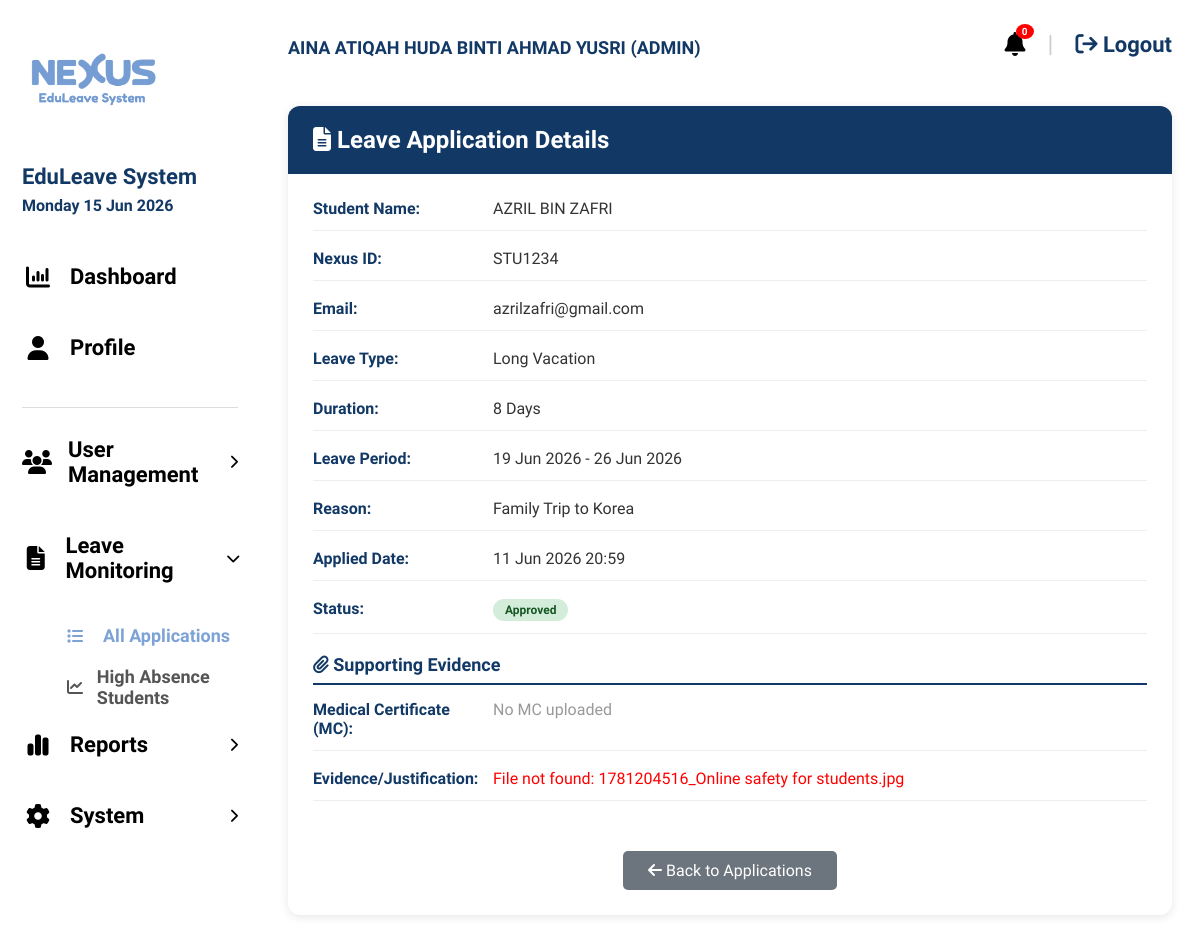
Page /view_application.php?id=83 (signed in) on the committed database.
### tables this page shows
CREATE TABLE `leave_applications` (
  `id` int(11) NOT NULL,
  `student_id` int(11) NOT NULL,
  `leave_type` varchar(50) NOT NULL,
  `start_date` date NOT NULL,
  `end_date` date NOT NULL,
  `duration` varchar(50) NOT NULL,
  `reason` text NOT NULL,
  `student_section` varchar(10) DEFAULT NULL,
  `mc_file` varchar(255) DEFAULT NULL,
  `status` varchar(20) DEFAULT 'Pending',
  `form_token` varchar(100) DEFAULT NULL,
  `form_generated_at` datetime DEFAULT NULL,
  `rejection_reason` text DEFAULT NULL,
  `created_at` timestamp NOT NULL DEFAULT current_timestamp(),
  `evidence_file` varchar(255) DEFAULT NULL,
  `selected_lecturers` text DEFAULT NULL,
  `student_statement` text DEFAULT NULL,
  `student_signature` varchar(255) DEFAULT NULL,
  `course` varchar(255) DEFAULT NULL,
  `phone_number` varchar(50) DEFAULT NULL,
  `subject_name` varchar(255) DEFAULT NULL
);

CREATE TABLE `users` (
  `id` int(11) NOT NULL,
  `full_name` varchar(255) NOT NULL,
  `nexus_id` varchar(50) NOT NULL,
  `email` varchar(100) NOT NULL,
  `username` varchar(100) NOT NULL,
  `password` varchar(255) NOT NULL,
  `role` varchar(20) NOT NULL,
  `status` enum('active','inactive') DEFAULT 'active',
  `lecturer_id` int(11) DEFAULT NULL,
  `created_at` timestamp NOT NULL DEFAULT current_timestamp()
);

CREATE TABLE `evidence` (
  `id` int(11) NOT NULL,
  `student_id` int(11) NOT NULL,
  `leave_id` int(11) DEFAULT NULL,
  `file_path` varchar(500) NOT NULL,
  `description` text DEFAULT NULL,
  `uploaded_at` datetime NOT NULL
);

### view_application.php (the view, shortened to what this page needs)
<?php
include 'db_config.php';
$user = $_SESSION['user'];
$application_id = $_GET['id'];
$appQuery = mysqli_query($conn, "
    SELECT la.*, u.full_name as student_name, u.nexus_id, u.email as student_email
    FROM leave_applications la
    JOIN users u ON la.student_id = u.id
    WHERE la.id = '$application_id'
");
$application = mysqli_fetch_assoc($appQuery);
$evidenceQuery = mysqli_query($conn, "SELECT file_path FROM evidence WHERE student_id = '{$application['student_id']}' ORDER BY uploaded_at DESC LIMIT 1");
$evidence = mysqli_fetch_assoc($evidenceQuery);
$status_class = '';
$status_text = '';
if($application['status'] == 'Pending' || $application['status'] == 'Pending_Approvals') {
    $status_class = 'status-pending';
    $status_text = 'Pending';
} elseif($application['status'] == 'Partial_Signatures') {
    $status_class = 'status-pending';
    $status_text = 'Partial Approvals';
} elseif($application['status'] == 'Approved_Form_Ready') {
    $status_class = 'status-approved';
    $status_text = 'Form Ready';
} elseif($application['status'] == 'Approved') {
    $status_class = 'status-approved';
    $status_text = 'Approved';
} elseif($application['status'] == 'Rejected') {
    $status_class = 'status-rejected';
    $status_text = 'Rejected';
} else {
    $status_class = 'status-pending';
    $status_text = $application['status'];
}
?>
<!DOCTYPE html>
<html lang="en">
<head>
    <link rel="stylesheet" href="style.css">
    <link rel="stylesheet" href="https://cdnjs.cloudflare.com/ajax/libs/font-awesome/6.5.1/css/all.min.css">
</head>
<body class="dashboard-page">
<div class="sidebar">
    <img src="images/logo.png" class="sidebar-logo">
    <div class="sidebar-title">EduLeave System</div>
    <div class="sidebar-date"><?php echo date("l d M Y"); ?></div>
    <nav class="nav-menu">
        <a href="dashboard_admin.php" class="nav-link">
            <i class="fa-solid fa-chart-column nav-fa"></i> Dashboard
        </a>
        <a href="profile_admin.php" class="nav-link">
            <i class="fa-solid fa-user nav-fa"></i> Profile
        </a>
        <div class="sidebar-divider"></div>
        <div class="nav-item has-submenu" onclick="toggleSubmenu(this)">
            <div class="nav-link">
                <i class="fa-solid fa-users nav-fa"></i> User Management
                <i class="fa-solid fa-chevron-right chevron"></i>
            </div>
        </div>
        <div class="nav-item has-submenu submenu-open" onclick="toggleSubmenu(this)">
            <div class="nav-link">
                <i class="fa-solid fa-file-alt nav-fa"></i> Leave Monitoring
                <i class="fa-solid fa-chevron-right chevron"></i>
            </div>
            <div class="submenu">
                <a href="all_applications.php" class="active-sub"><i class="fa-solid fa-list"></i> All Applications</a>
                <a href="high_absence_students.php"><i class="fa-solid fa-chart-line"></i> High Absence Students</a>
            </div>
        </div>
        <div class="nav-item has-submenu" onclick="toggleSubmenu(this)">
            <div class="nav-link">
                <i class="fa-solid fa-chart-simple nav-fa"></i> Reports
                <i class="fa-solid fa-chevron-right chevron"></i>
            </div>
        </div>
        <div class="nav-item has-submenu" onclick="toggleSubmenu(this)">
            <div class="nav-link">
                <i class="fa-solid fa-gear nav-fa"></i> System
                <i class="fa-solid fa-chevron-right chevron"></i>
            </div>
        </div>
    </nav>
</div>
<div class="dashboard-main">
    <div class="topbar">
        <div class="topbar-name"><?php echo strtoupper($user['full_name']); ?> (<?php echo strtoupper($user['role']); ?>)</div>
        <div class="topbar-right">
            <div class="notification-wrapper">
                <i class="fa-solid fa-bell notification-bell" onclick="toggleNotifications()"></i>
                <span class="notification-badge" id="notificationBadge">0</span>
            </div>
            <span style="color:#ccc; font-size:24px;">|</span>
            <a href="logout.php" class="logout-link"><i class="fa-solid fa-arrow-right-from-bracket"></i> Logout</a>
        </div>
    </div>
    <div class="dashboard-content">
        <div class="details-container">
            <div class="details-header">
                <h1><i class="fa-solid fa-file-alt"></i> Leave Application Details</h1>
            </div>
            <div class="details-body">
                <div class="detail-row">
                    <div class="detail-label">Student Name:</div>
                    <div class="detail-value"><?php echo strtoupper($application['student_name']); ?></div>
                </div>
                <div class="detail-row">
                    <div class="detail-label">Nexus ID:</div>
                    <div class="detail-value"><?php echo $application['nexus_id']; ?></div>
                </div>
                <div class="detail-row">
                    <div class="detail-label">Email:</div>
                    <div class="detail-value"><?php echo $application['student_email']; ?></div>
                </div>
                <div class="detail-row">
                    <div class="detail-label">Leave Type:</div>
                    <div class="detail-value"><?php echo $application['leave_type']; ?></div>
                </div>
                <div class="detail-row">
                    <div class="detail-label">Duration:</div>
                    <div class="detail-value"><?php echo $application['duration']; ?></div>
                </div>
                <div class="detail-row">
                    <div class="detail-label">Leave Period:</div>
                    <div class="detail-value"><?php echo date("d M Y", strtotime($application['start_date'])); ?> - <?php echo date("d M Y", strtotime($application['end_date'])); ?></div>
                </div>
                <div class="detail-row">
                    <div class="detail-label">Reason:</div>
                    <div class="detail-value"><?php echo nl2br($application['reason']); ?></div>
                </div>
                <div class="detail-row">
                    <div class="detail-label">Applied Date:</div>
                    <div class="detail-value"><?php echo date("d M Y H:i", strtotime($application['created_at'])); ?></div>
                </div>
                <div class="detail-row">
                    <div class="detail-label">Status:</div>
                    <div class="detail-value">
                        <span class="status-badge <?php echo $status_class; ?>"><?php echo $status_text; ?></span>
                    </div>
                </div>
                <div class="section-title"><i class="fa-solid fa-paperclip"></i> Supporting Evidence</div>
                <div class="detail-row">
                    <div class="detail-label">Medical Certificate (MC):</div>
                    <div class="detail-value">
                        <?php if(!empty($application['mc_file'])): ?>
                            <?php if(file_exists($application['mc_file'])): ?>
                                <a href="<?php echo $application['mc_file']; ?>" target="_blank" class="evidence-link"><i class="fa-regular fa-file-pdf"></i> View MC</a>
                            <?php else: ?>
                                <span style="color:red;">File not found: <?php echo basename($application['mc_file']); ?></span>
                            <?php endif; ?>
                        <?php else: ?>
                            <span style="color:#999;">No MC uploaded</span>
                        <?php endif; ?>
                    </div>
                </div>
                <div class="detail-row">
                    <div class="detail-label">Evidence/Justification:</div>
                    <div class="detail-value">
                        <?php if(!empty($evidence['file_path'])): ?>
                            <?php if(file_exists($evidence['file_path'])): ?>
                                <a href="<?php echo $evidence['file_path']; ?>" target="_blank" class="evidence-link"><i class="fa-regular fa-file-image"></i> View Evidence</a>
                            <?php else: ?>
                                <span style="color:red;">File not found: <?php echo basename($evidence['file_path']); ?></span>
                            <?php endif; ?>
                        <?php else: ?>
                            <span style="color:#999;">No evidence uploaded</span>
                        <?php endif; ?>
                    </div>
                </div>
                <div style="text-align: center; margin-top: 30px;">
                    <?php if($user['role'] == 'admin'): ?>
                        <a href="all_applications.php" class="back-btn"><i class="fa-solid fa-arrow-left"></i> Back to Applications</a>
                    <?php else: ?>
                        <a href="pending_applications.php" class="back-btn"><i class="fa-solid fa-arrow-left"></i> Back</a>
                    <?php endif; ?>
                </div>
            </div>
        </div>
    </div>
</div>
</body>
</html>

### style.css (style rules this page uses)
* { box-sizing: border-box; }
body { margin: 0; min-height: 100vh; font-family: 'Baloo 2', cursive; background: url("images/background.jpg") center/cover no-repeat fixed; }
.dashboard-page { margin: 0; display: flex; height: 100vh; }
.sidebar { width: 260px; background: white; padding: 18px 22px; display: flex; flex-direction: column; height: 100vh; overflow-y: auto; flex-shrink: 0; }
.sidebar-logo { width: 140px; margin-bottom: 8px; }
.sidebar-title { font-size: 24px; font-weight: 800; color: #123966; line-height: 1; }
.sidebar-date { font-size: 18px; font-weight: 700; color: #123966; margin-top: 8px; margin-bottom: 35px; }
.nav-link { display: flex; align-items: center; gap: 18px; text-decoration: none; color: black; font-size: 20px; font-weight: 800; margin-bottom: 18px; }
.nav-fa { width: 30px; text-align: center; font-size: 28px; }
.dashboard-main { flex: 1; display: flex; flex-direction: column; }
.topbar { height: 88px; background: white; display: flex; align-items: center; justify-content: space-between; padding: 0 28px; flex-shrink: 0; }
.topbar-name { color: #123966; font-size: 18px; font-weight: 800; }
.topbar-right { display: flex; align-items: center; gap: 22px; }
.logout-link { color: #123966; text-decoration: none; font-size: 18px; font-weight: 700; }
.dashboard-content { padding: 22px 28px; overflow: hidden; }
.topbar-name { color: #123966; font-size: 18px; font-weight: 800; line-height: 1.2; padding-top: 8px; }
.dashboard-content { padding: 18px 28px; overflow-y: auto; }
.nav-menu { display:flex; flex-direction:column; }
.nav-link { display:flex; align-items:center; gap:16px; padding:14px 0; text-decoration:none; color:black; font-size:22px; font-weight:700; }
.nav-fa { width:28px; text-align:center; }
.notification-wrapper { position:relative; }
.notification-bell { cursor:pointer; font-size:24px; }
.status-badge { padding: 4px 10px; border-radius: 20px; font-size: 12px; font-weight: 600; display: inline-block; }
.active-sub { color: #7da2d6 !important; font-weight: bold; }
.nav-menu { display: flex; flex-direction: column; }
.nav-link { display: flex; align-items: center; gap: 16px; padding: 14px 0; text-decoration: none; color: black; font-size: 22px; font-weight: 700; }
.nav-fa { width: 32px; text-align: center; font-size: 24px; }
.submenu { margin-left: 45px; display: none; flex-direction: column; }
.submenu a { padding: 10px 0; font-size: 18px; font-weight: 600; color: #555; text-decoration: none; display: flex; align-items: center; gap: 12px; }
.submenu i { width: 24px; font-size: 16px; }
.nav-item.submenu-open .submenu { display: flex; }
.chevron { margin-left: auto; font-size: 14px; transition: transform 0.3s; }
.nav-item.submenu-open .chevron { transform: rotate(90deg); }
.sidebar-divider { height: 1px; background: #ddd; margin: 15px 0; }

### rows in the picture
leave_applications: student.full_name "AZRIL BIN ZAFRI", student.nexus_id "STU1234", student.email "azrilzafri@gmail.com", leave_type "Long Vacation", duration "8 Days", start_date "19 Jun 2026", end_date "26 Jun 2026", reason "Family Trip to Korea", created_at "11 Jun 2026 20:59", status "Approved"
evidence: file_path "1781204516_Online safety for students.jpg"

### other values in the picture
$user['full_name'] "AINA ATIQAH HUDA BINTI AHMAD YUSRI"
$user['role'] "ADMIN"
